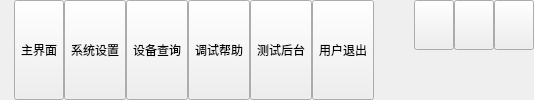
    <widget class="QWidget" name="widgetTitle" native="true">
     <property name="sizePolicy">
      <sizepolicy hsizetype="Preferred" vsizetype="Fixed">
       <horstretch>0</horstretch>
       <verstretch>0</verstretch>
      </sizepolicy>
     </property>
     <layout class="QHBoxLayout" name="horizontalLayout_2">
      <property name="spacing">
       <number>0</number>
      </property>
      <property name="leftMargin">
       <number>0</number>
      </property>
      <property name="topMargin">
       <number>0</number>
      </property>
      <property name="rightMargin">
       <number>0</number>
      </property>
      <property name="bottomMargin">
       <number>0</number>
      </property>
      <item>
       <widget class="QLabel" name="labIco">
        <property name="text">
         <string/>
        </property>
        <property name="alignment">
         <set>Qt::AlignCenter</set>
        </property>
       </widget>
      </item>
      <item>
       <widget class="QLabel" name="labTitle">
        <property name="styleSheet">
         <string notr="true"/>
        </property>
        <property name="text">
         <string/>
        </property>
        <property name="alignment">
         <set>Qt::AlignLeading|Qt::AlignLeft|Qt::AlignVCenter</set>
        </property>
       </widget>
      </item>
      <item>
       <widget class="QWidget" name="widgetTop" native="true">
        <layout class="QHBoxLayout" name="horizontalLayout_3">
         <property name="spacing">
          <number>0</number>
         </property>
         <property name="leftMargin">
          <number>0</number>
         </property>
         <property name="topMargin">
          <number>0</number>
         </property>
         <property name="rightMargin">
          <number>0</number>
         </property>
         <property name="bottomMargin">
          <number>0</number>
         </property>
         <item>
          <widget class="QToolButton" name="btnMain">
           <property name="sizePolicy">
            <sizepolicy hsizetype="Fixed" vsizetype="Expanding">
             <horstretch>0</horstretch>
             <verstretch>0</verstretch>
            </sizepolicy>
           </property>
           <property name="text">
            <string>主界面</string>
           </property>
           <property name="icon">
            <iconset resource="creekwater.qrc">
             <normaloff>:/image/CreekWater/uisource/images/png1.png</normaloff>:/image/CreekWater/uisource/images/png1.png</iconset>
           </property>
           <property name="toolButtonStyle">
            <enum>Qt::ToolButtonTextUnderIcon</enum>
           </property>
          </widget>
         </item>
         <item>
          <widget class="QToolButton" name="btnConfig">
           <property name="sizePolicy">
            <sizepolicy hsizetype="Fixed" vsizetype="Expanding">
             <horstretch>0</horstretch>
             <verstretch>0</verstretch>
            </sizepolicy>
           </property>
           <property name="text">
            <string>系统设置</string>
           </property>
           <property name="icon">
            <iconset resource="creekwater.qrc">
             <normaloff>:/image/CreekWater/uisource/images/png9.png</normaloff>:/image/CreekWater/uisource/images/png9.png</iconset>
           </property>
           <property name="toolButtonStyle">
            <enum>Qt::ToolButtonTextUnderIcon</enum>
           </property>
          </widget>
         </item>
         <item>
          <widget class="QToolButton" name="btnData">
           <property name="sizePolicy">
            <sizepolicy hsizetype="Fixed" vsizetype="Expanding">
             <horstretch>0</horstretch>
             <verstretch>0</verstretch>
            </sizepolicy>
           </property>
           <property name="text">
            <string>设备查询</string>
           </property>
           <property name="icon">
            <iconset resource="creekwater.qrc">
             <normaloff>:/image/CreekWater/uisource/images/png5.png</normaloff>:/image/CreekWater/uisource/images/png5.png</iconset>
           </property>
           <property name="checked">
            <bool>false</bool>
           </property>
           <property name="toolButtonStyle">
            <enum>Qt::ToolButtonTextUnderIcon</enum>
           </property>
          </widget>
         </item>
         <item>
          <widget class="QToolButton" name="btnHelp">
           <property name="sizePolicy">
            <sizepolicy hsizetype="Fixed" vsizetype="Expanding">
             <horstretch>0</horstretch>
             <verstretch>0</verstretch>
            </sizepolicy>
           </property>
           <property name="styleSheet">
            <string notr="true"/>
           </property>
           <property name="text">
            <string>调试帮助</string>
           </property>
           <property name="icon">
            <iconset resource="creekwater.qrc">
             <normaloff>:/image/CreekWater/uisource/images/png6.png</normaloff>:/image/CreekWater/uisource/images/png6.png</iconset>
           </property>
           <property name="toolButtonStyle">
            <enum>Qt::ToolButtonTextUnderIcon</enum>
           </property>
          </widget>
         </item>
         <item>
          <widget class="QToolButton" name="btnTest">
           <property name="sizePolicy">
            <sizepolicy hsizetype="Fixed" vsizetype="Expanding">
             <horstretch>0</horstretch>
             <verstretch>0</verstretch>
            </sizepolicy>
           </property>
           <property name="styleSheet">
            <string notr="true"/>
           </property>
           <property name="text">
            <string>测试后台</string>
           </property>
           <property name="icon">
            <iconset resource="creekwater.qrc">
             <normaloff>:/image/CreekWater/uisource/images/png3.png</normaloff>:/image/CreekWater/uisource/images/png3.png</iconset>
           </property>
           <property name="toolButtonStyle">
            <enum>Qt::ToolButtonTextUnderIcon</enum>
           </property>
          </widget>
         </item>
         <item>
          <widget class="QToolButton" name="btnExit">
           <property name="sizePolicy">
            <sizepolicy hsizetype="Fixed" vsizetype="Expanding">
             <horstretch>0</horstretch>
             <verstretch>0</verstretch>
            </sizepolicy>
           </property>
           <property name="styleSheet">
            <string notr="true"/>
           </property>
           <property name="text">
            <string>用户退出</string>
           </property>
           <property name="icon">
            <iconset resource="creekwater.qrc">
             <normaloff>:/image/CreekWater/uisource/images/png10.png</normaloff>:/image/CreekWater/uisource/images/png10.png</iconset>
           </property>
           <property name="toolButtonStyle">
            <enum>Qt::ToolButtonTextUnderIcon</enum>
           </property>
          </widget>
         </item>
        </layout>
       </widget>
      </item>
      <item>
       <spacer name="horizontalSpacer">
        <property name="orientation">
         <enum>Qt::Horizontal</enum>
        </property>
        <property name="sizeHint" stdset="0">
         <size>
          <width>40</width>
          <height>20</height>
         </size>
        </property>
       </spacer>
      </item>
      <item>
       <widget class="QWidget" name="widgetMenu" native="true">
        <layout class="QGridLayout" name="gridLayout_2">
         <property name="leftMargin">
          <number>0</number>
         </property>
         <property name="topMargin">
          <number>0</number>
         </property>
         <property name="rightMargin">
          <number>0</number>
         </property>
         <property name="bottomMargin">
          <number>0</number>
         </property>
         <property name="spacing">
          <number>0</number>
         </property>
         <item row="1" column="1" colspan="3">
          <spacer name="verticalSpacer">
           <property name="orientation">
            <enum>Qt::Vertical</enum>
           </property>
           <property name="sizeHint" stdset="0">
            <size>
             <width>20</width>
             <height>40</height>
            </size>
           </property>
          </spacer>
         </item>
         <item row="0" column="1">
          <widget class="QPushButton" name="btnMenu_Min">
           <property name="sizePolicy">
            <sizepolicy hsizetype="Minimum" vsizetype="Expanding">
             <horstretch>0</horstretch>
             <verstretch>0</verstretch>
            </sizepolicy>
           </property>
           <property name="minimumSize">
            <size>
             <width>30</width>
             <height>30</height>
            </size>
           </property>
           <property name="cursor">
            <cursorShape>ArrowCursor</cursorShape>
           </property>
           <property name="focusPolicy">
            <enum>Qt::NoFocus</enum>
           </property>
           <property name="toolTip">
            <string>最小化</string>
           </property>
           <property name="text">
            <string/>
           </property>
          </widget>
         </item>
         <item row="0" column="3">
          <widget class="QPushButton" name="btnMenu_Close">
           <property name="sizePolicy">
            <sizepolicy hsizetype="Minimum" vsizetype="Expanding">
             <horstretch>0</horstretch>
             <verstretch>0</verstretch>
            </sizepolicy>
           </property>
           <property name="minimumSize">
            <size>
             <width>30</width>
             <height>30</height>
            </size>
           </property>
           <property name="cursor">
            <cursorShape>ArrowCursor</cursorShape>
           </property>
           <property name="focusPolicy">
            <enum>Qt::NoFocus</enum>
           </property>
           <property name="toolTip">
            <string>关闭</string>
           </property>
           <property name="text">
            <string/>
           </property>
          </widget>
         </item>
         <item row="0" column="2">
          <widget class="QPushButton" name="btnMenu_Max">
           <property name="sizePolicy">
            <sizepolicy hsizetype="Minimum" vsizetype="Expanding">
             <horstretch>0</horstretch>
             <verstretch>0</verstretch>
            </sizepolicy>
           </property>
           <property name="minimumSize">
            <size>
             <width>30</width>
             <height>30</height>
            </size>
           </property>
           <property name="focusPolicy">
            <enum>Qt::NoFocus</enum>
           </property>
           <property name="text">
            <string/>
           </property>
          </widget>
         </item>
        </layout>
       </widget>
      </item>
     </layout>
    </widget>
